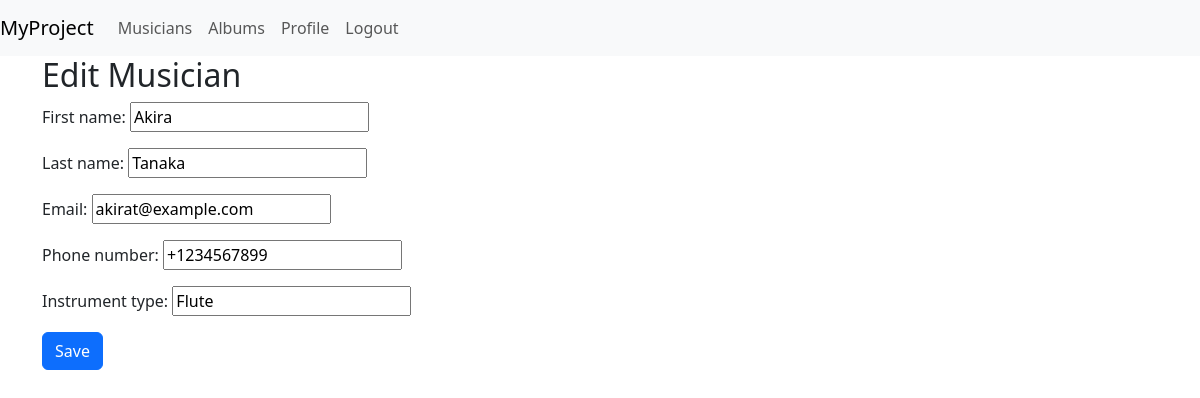
Screenshot of /musicians/5/edit/ (signed in) with the database file from the repository.
### musicians_directory/models.py (models this page shows, shortened)
class Musician(models.Model):
    first_name = models.CharField(max_length=100)
    last_name = models.CharField(max_length=100)
    email = models.EmailField()
    phone_number = models.CharField(max_length=15)
    instrument_type = models.CharField(max_length=100)

### musicians_directory/views.py (the view)
# urls.py: path('musicians/<int:pk>/edit/', MusicianUpdateView.as_view(), name='musician_edit'),
class MusicianUpdateView(LoginRequiredMixin, UpdateView):
    model = Musician
    form_class = MusicianForm
    template_name = 'musician_form.html'
    success_url = reverse_lazy('musician_list')

### musicians_directory/forms.py
class MusicianForm(forms.ModelForm):
    class Meta:
        model = Musician
        fields = ['first_name', 'last_name', 'email', 'phone_number', 'instrument_type']

### musicians_directory/templates/musician_form.html (shortened to what this page needs)
{% extends 'base.html' %}
{% block content %}
<h2>{% if object %}Edit Musician{% else %}Add Musician{% endif %}</h2>
<form method="post" novalidate>
    {{ form.as_p }}
    <button type="submit" class="btn btn-primary">Save</button>
</form>
{% endblock %}

### rows the page displays
Musician: first_name "Akira", last_name "Tanaka", email "akirat@example.com", phone_number "+1234567899", instrument_type "Flute"
